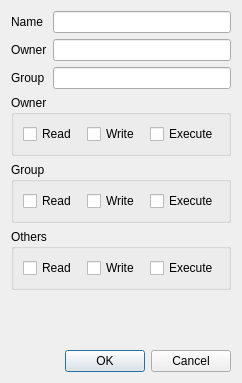
<?xml version="1.0" encoding="UTF-8"?>
<ui version="4.0">
 <class>FilePropertiesDialog</class>
 <widget class="QDialog" name="FilePropertiesDialog">
  <property name="geometry">
   <rect>
    <x>0</x>
    <y>0</y>
    <width>242</width>
    <height>383</height>
   </rect>
  </property>
  <property name="windowTitle">
   <string>Dialog</string>
  </property>
  <layout class="QVBoxLayout" name="verticalLayout">
   <item>
    <layout class="QFormLayout" name="formLayout">
     <item row="0" column="0">
      <widget class="QLabel" name="label">
       <property name="text">
        <string>Name</string>
       </property>
      </widget>
     </item>
     <item row="0" column="1">
      <widget class="QLineEdit" name="fileName"/>
     </item>
     <item row="1" column="0">
      <widget class="QLabel" name="labelOwner">
       <property name="text">
        <string>Owner</string>
       </property>
      </widget>
     </item>
     <item row="1" column="1">
      <widget class="QLineEdit" name="fileOwner"/>
     </item>
     <item row="2" column="0">
      <widget class="QLabel" name="labelGroup">
       <property name="text">
        <string>Group</string>
       </property>
      </widget>
     </item>
     <item row="2" column="1">
      <widget class="QLineEdit" name="fileGroup"/>
     </item>
    </layout>
   </item>
   <item>
    <widget class="QGroupBox" name="ownerPerms">
     <property name="title">
      <string>Owner</string>
     </property>
     <layout class="QHBoxLayout" name="horizontalLayout">
      <item>
       <widget class="QCheckBox" name="OwnerRead">
        <property name="text">
         <string>Read</string>
        </property>
       </widget>
      </item>
      <item>
       <widget class="QCheckBox" name="OwnerWrite">
        <property name="text">
         <string>Write</string>
        </property>
       </widget>
      </item>
      <item>
       <widget class="QCheckBox" name="OwnerExe">
        <property name="text">
         <string>Execute</string>
        </property>
       </widget>
      </item>
     </layout>
    </widget>
   </item>
   <item>
    <widget class="QGroupBox" name="groupPerms">
     <property name="title">
      <string>Group</string>
     </property>
     <layout class="QHBoxLayout" name="horizontalLayout_2">
      <item>
       <widget class="QCheckBox" name="GroupRead">
        <property name="text">
         <string>Read</string>
        </property>
       </widget>
      </item>
      <item>
       <widget class="QCheckBox" name="GroupWrite">
        <property name="text">
         <string>Write</string>
        </property>
       </widget>
      </item>
      <item>
       <widget class="QCheckBox" name="GroupExe">
        <property name="text">
         <string>Execute</string>
        </property>
       </widget>
      </item>
     </layout>
    </widget>
   </item>
   <item>
    <widget class="QGroupBox" name="otherPerms">
     <property name="title">
      <string>Others</string>
     </property>
     <layout class="QHBoxLayout" name="horizontalLayout_3">
      <item>
       <widget class="QCheckBox" name="OtherRead">
        <property name="text">
         <string>Read</string>
        </property>
       </widget>
      </item>
      <item>
       <widget class="QCheckBox" name="OtherWrite">
        <property name="text">
         <string>Write</string>
        </property>
       </widget>
      </item>
      <item>
       <widget class="QCheckBox" name="OtherExe">
        <property name="text">
         <string>Execute</string>
        </property>
       </widget>
      </item>
     </layout>
    </widget>
   </item>
   <item>
    <spacer name="verticalSpacer">
     <property name="orientation">
      <enum>Qt::Vertical</enum>
     </property>
     <property name="sizeHint" stdset="0">
      <size>
       <width>20</width>
       <height>40</height>
      </size>
     </property>
    </spacer>
   </item>
   <item>
    <widget class="QDialogButtonBox" name="buttonBox">
     <property name="orientation">
      <enum>Qt::Horizontal</enum>
     </property>
     <property name="standardButtons">
      <set>QDialogButtonBox::Cancel|QDialogButtonBox::Ok</set>
     </property>
    </widget>
   </item>
  </layout>
 </widget>
 <resources/>
 <connections>
  <connection>
   <sender>buttonBox</sender>
   <signal>accepted()</signal>
   <receiver>FilePropertiesDialog</receiver>
   <slot>accept()</slot>
   <hints>
    <hint type="sourcelabel">
     <x>248</x>
     <y>254</y>
    </hint>
    <hint type="destinationlabel">
     <x>157</x>
     <y>274</y>
    </hint>
   </hints>
  </connection>
  <connection>
   <sender>buttonBox</sender>
   <signal>rejected()</signal>
   <receiver>FilePropertiesDialog</receiver>
   <slot>reject()</slot>
   <hints>
    <hint type="sourcelabel">
     <x>316</x>
     <y>260</y>
    </hint>
    <hint type="destinationlabel">
     <x>286</x>
     <y>274</y>
    </hint>
   </hints>
  </connection>
 </connections>
</ui>
